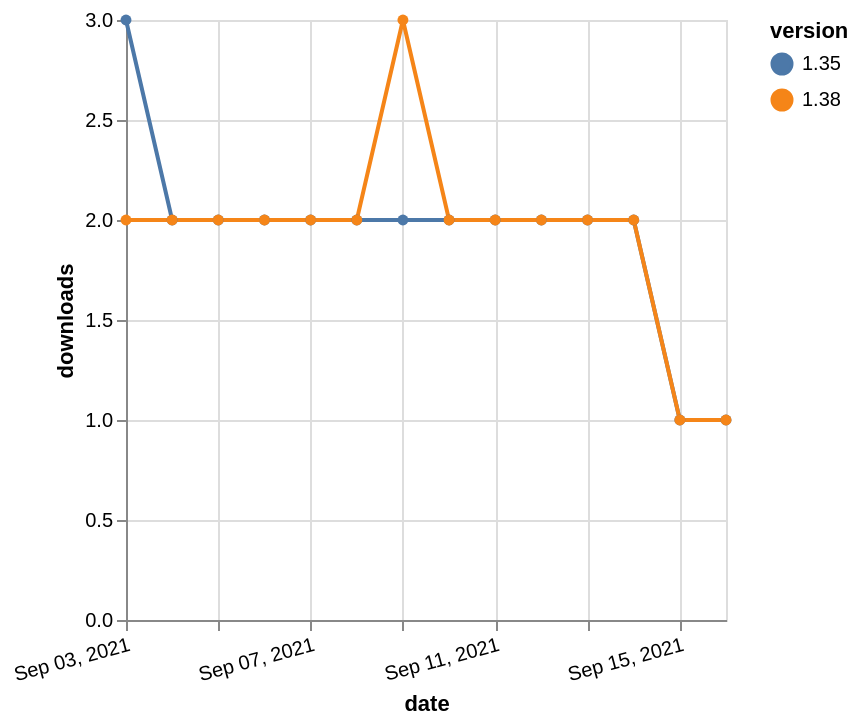

The Vega-Lite source for this figure:
### Vega-Lite specification from a JSON file in a GitHub repository (floating-point values rounded to 4 significant figures)
{"$schema": "https://vega.github.io/schema/vega-lite/v5.json", "description": "A simple bar chart with embedded data.", "data": {"values": [{"date": "2021-09-03", "total": 2535, "delta": 3, "version": "1.35"}, {"date": "2021-09-04", "total": 2537, "delta": 2, "version": "1.35"}, {"date": "2021-09-05", "total": 2539, "delta": 2, "version": "1.35"}, {"date": "2021-09-06", "total": 2541, "delta": 2, "version": "1.35"}, {"date": "2021-09-07", "total": 2543, "delta": 2, "version": "1.35"}, {"date": "2021-09-08", "total": 2545, "delta": 2, "version": "1.35"}, {"date": "2021-09-09", "total": 2547, "delta": 2, "version": "1.35"}, {"date": "2021-09-10", "total": 2549, "delta": 2, "version": "1.35"}, {"date": "2021-09-11", "total": 2551, "delta": 2, "version": "1.35"}, {"date": "2021-09-12", "total": 2553, "delta": 2, "version": "1.35"}, {"date": "2021-09-13", "total": 2555, "delta": 2, "version": "1.35"}, {"date": "2021-09-14", "total": 2557, "delta": 2, "version": "1.35"}, {"date": "2021-09-15", "total": 2558, "delta": 1, "version": "1.35"}, {"date": "2021-09-16", "total": 2559, "delta": 1, "version": "1.35"}, {"date": "2021-09-03", "total": 2776, "delta": 2, "version": "1.38"}, {"date": "2021-09-04", "total": 2778, "delta": 2, "version": "1.38"}, {"date": "2021-09-05", "total": 2780, "delta": 2, "version": "1.38"}, {"date": "2021-09-06", "total": 2782, "delta": 2, "version": "1.38"}, {"date": "2021-09-07", "total": 2784, "delta": 2, "version": "1.38"}, {"date": "2021-09-08", "total": 2786, "delta": 2, "version": "1.38"}, {"date": "2021-09-09", "total": 2789, "delta": 3, "version": "1.38"}, {"date": "2021-09-10", "total": 2791, "delta": 2, "version": "1.38"}, {"date": "2021-09-11", "total": 2793, "delta": 2, "version": "1.38"}, {"date": "2021-09-12", "total": 2795, "delta": 2, "version": "1.38"}, {"date": "2021-09-13", "total": 2797, "delta": 2, "version": "1.38"}, {"date": "2021-09-14", "total": 2799, "delta": 2, "version": "1.38"}, {"date": "2021-09-15", "total": 2800, "delta": 1, "version": "1.38"}, {"date": "2021-09-16", "total": 2801, "delta": 1, "version": "1.38"}]}, "width": "container", "mark": {"type": "line", "point": {"filled": true}}, "encoding": {"x": {"field": "date", "type": "temporal", "timeUnit": "yearmonthdate", "title": "date", "axis": {"labelAngle": -15}}, "y": {"field": "delta", "type": "quantitative", "title": "downloads"}, "color": {"field": "version", "type": "nominal"}, "tooltip": {"field": "delta"}}}
